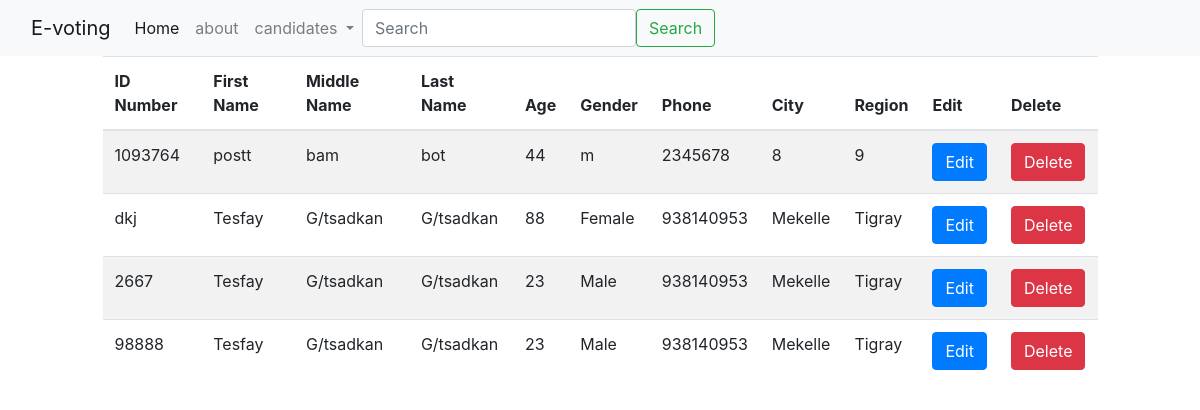
/all/, run on an earlier commit of the app's database.
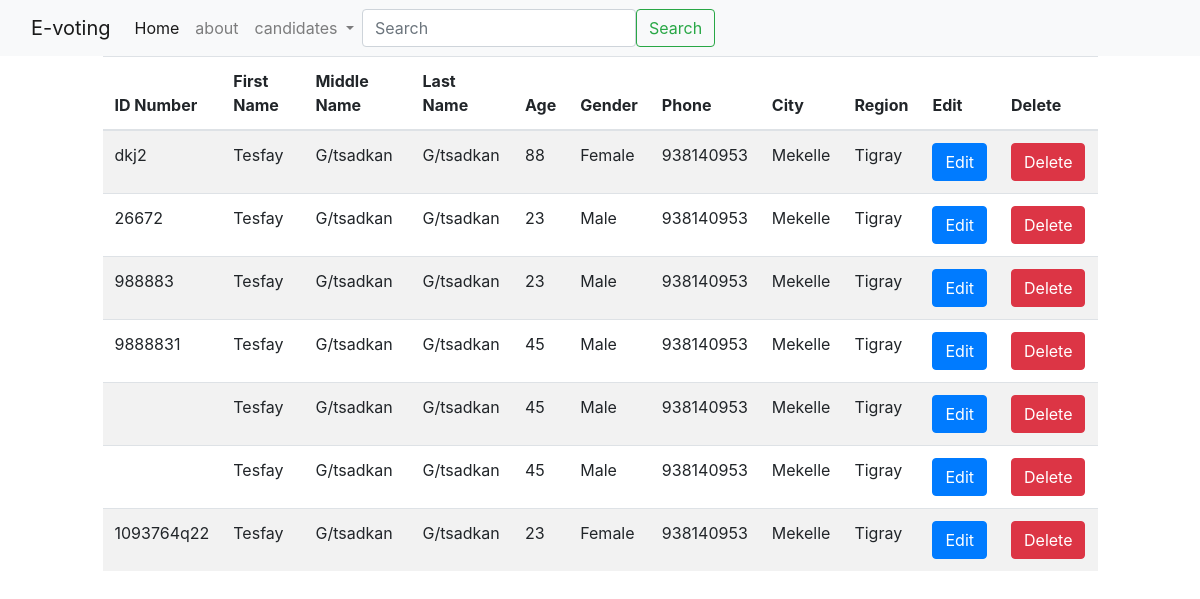
And on a later commit of the database.
### student/models.py (models this page shows, shortened)
class Voter(models.Model):
    id_number=models.CharField(max_length=200)
    first_name = models.CharField(max_length=100)
    middle_name = models.CharField(max_length=100)
    last_name = models.CharField(max_length=100)
    age = models.IntegerField()
    gender = models.CharField(max_length=10)
    phone = models.IntegerField()
    city= models.CharField(max_length=200)
    region= models.CharField(max_length=200)

### student/views.py (the view, shortened to what this page needs)
# urls.py: path('all/', views.my_view, name="voter"),
@csrf_exempt
def my_view(request, id=None):
    if request.method == 'GET':
        if id is not None:
            try:
                instance = Voter.objects.get(id=id)
                data = {'message': 'Retrieved instance', 'instance': instance}
                return JsonResponse(data)
            except Voter.DoesNotExist:
                return JsonResponse({'message': 'Instance not found'}, status=404)
        else:
            voters = Voter.objects.filter(id__lte=1000000000)
            template = loader.get_template('student/voters.html')
            context = {
                "voters": voters
            }
            return HttpResponse(template.render(context, request))

### student/templates/student/voters.html (shortened to what this page needs)
<!doctype html>
<html lang="en">
  <head>
    <link rel="stylesheet" href="https://stackpath.bootstrapcdn.com/bootstrap/4.5.0/css/bootstrap.min.css">
  <body>
    <nav class="navbar navbar-expand-lg navbar-light bg-light">
        <div class="container-fluid">
          <a class="navbar-brand" href="#">E-voting</a>
          <div class="collapse navbar-collapse" id="navbarSupportedContent">
            <ul class="navbar-nav me-auto mb-2 mb-lg-0">
              <li class="nav-item">
                <a class="nav-link active" aria-current="page" href="#">Home</a>
              </li>
              <li class="nav-item">
                <a class="nav-link" href="#">about</a>
              </li>
              <li class="nav-item dropdown">
                <a class="nav-link dropdown-toggle" href="#" id="navbarDropdown" role="button" data-bs-toggle="dropdown" aria-expanded="false">
                  candidates
                </a>
              </li>
            </ul>
            <form class="d-flex">
              <input class="form-control me-2" type="search" placeholder="Search" aria-label="Search">
              <button class="btn btn-outline-success" type="submit">Search</button>
            </form>
          </div>
        </div>
      </nav>
      <div class="row">
        <div class="col-md-1"></div>
        <div class="col-md-10">
            <table class="table table-striped">
                <thead>
                    <tr>
                        <th>ID Number</th>
                        <th>First Name</th>
                        <th>Middle Name</th>
                        <th>Last Name</th>
                        <th>Age</th>
                        <th>Gender</th>
                        <th>Phone</th>
                        <th>City</th>
                        <th>Region</th>
                        <th>Edit</th>
                        <th>Delete</th>
                    </tr>
                </thead>
                <tbody>
                    {% for item in voters %}
                    <tr>
                        <td>{{ item.id_number }}</td>
                        <td>{{ item.first_name }}</td>
                        <td>{{ item.middle_name }}</td>
                        <td>{{ item.last_name }}</td>
                        <td>{{ item.age }}</td>
                        <td>{{ item.gender }}</td>
                        <td>{{ item.phone }}</td>
                        <td>{{ item.city }}</td>
                        <td>{{ item.region }}</td>
                        <td>
                        <button type="button" class="btn btn-primary" data-toggle="modal" data-target="#editModal{{ item.id }}">Edit</button>
                        </td>
                        <td>
                        <a href="{% url 'delete_item' id=item.id %}" class="btn btn-danger">Delete</a>
                        </td>
                    </tr>
                    {% endfor %}
                </tbody>
            </table>
        </div>
        <div class="col-md-1"></div>
      </div>
  </body>
</html>

What changed in the data, as far as the page shows it:
removed Voter: id_number "1093764", first_name "postt", middle_name "bam", last_name "bot", age "44", gender "m", phone "2345678", city "8", region "9"
changed Voter: id_number "dkj" → "dkj2"
changed Voter (number 2 of 7 on the later page): id_number "2667" → "26672"
changed Voter (number 3 of 7 on the later page): id_number "98888" → "988883"
added Voter: id_number "9888831", first_name "Tesfay", middle_name "G/tsadkan", last_name "G/tsadkan", age "45", gender "Male", phone "938140953", city "Mekelle", region "Tigray"
added Voter: first_name "Tesfay", middle_name "G/tsadkan", last_name "G/tsadkan", age "45", gender "Male", phone "938140953", city "Mekelle", region "Tigray"
added Voter: first_name "Tesfay", middle_name "G/tsadkan", last_name "G/tsadkan", age "45", gender "Male", phone "938140953", city "Mekelle", region "Tigray"
added Voter: id_number "1093764q22", first_name "Tesfay", middle_name "G/tsadkan", last_name "G/tsadkan", age "23", gender "Female", phone "938140953", city "Mekelle", region "Tigray"
